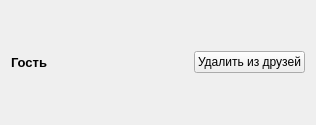
<?xml version="1.0" encoding="UTF-8"?>
<ui version="4.0">
 <class>FriendItem</class>
 <widget class="QWidget" name="FriendItem">
  <property name="geometry">
   <rect>
    <x>0</x>
    <y>0</y>
    <width>316</width>
    <height>125</height>
   </rect>
  </property>
  <property name="windowTitle">
   <string>Form</string>
  </property>
  <layout class="QHBoxLayout" name="horizontalLayout">
   <item>
    <widget class="QLabel" name="nameLabel">
     <property name="sizePolicy">
      <sizepolicy hsizetype="Expanding" vsizetype="Preferred">
       <horstretch>0</horstretch>
       <verstretch>0</verstretch>
      </sizepolicy>
     </property>
     <property name="font">
      <font>
       <pointsize>10</pointsize>
       <bold>true</bold>
      </font>
     </property>
     <property name="text">
      <string>Гость</string>
     </property>
     <property name="wordWrap">
      <bool>true</bool>
     </property>
    </widget>
   </item>
   <item>
    <widget class="QPushButton" name="deleteButton">
     <property name="text">
      <string>Удалить из друзей</string>
     </property>
    </widget>
   </item>
  </layout>
 </widget>
 <resources/>
 <connections/>
</ui>
